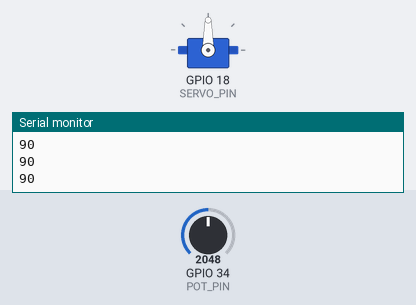
Bench run of a sketch on a simulated ESP32. Parts: servo, the last lines printed to the serial monitor. The test bench sets the inputs (shaded band); at power-on: GPIO 34 (POT_PIN) = 2048.

Above: at 1.2 s.
1.3 s: GPIO 34 (POT_PIN) set to 2866
At 1.9 s:
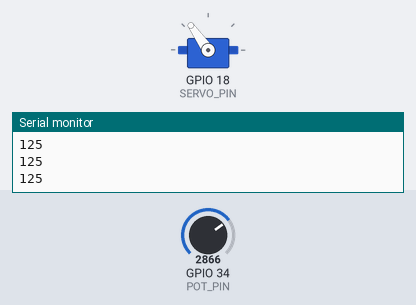
2.8 s: GPIO 34 (POT_PIN) set to 3603
At 3.9 s:
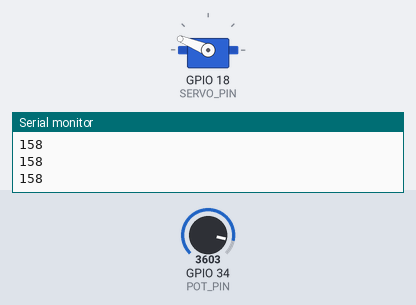
4.3 s: GPIO 34 (POT_PIN) set to 4095
At 5.5 s:
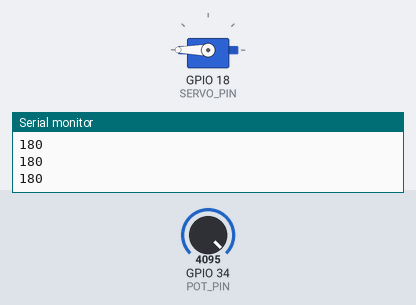
5.8 s: GPIO 34 (POT_PIN) set to 1228
At 6.4 s:
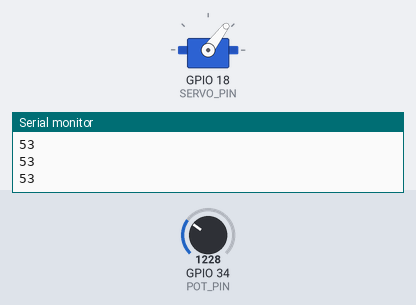
7.3 s: GPIO 34 (POT_PIN) set to 491
At 8.0 s:
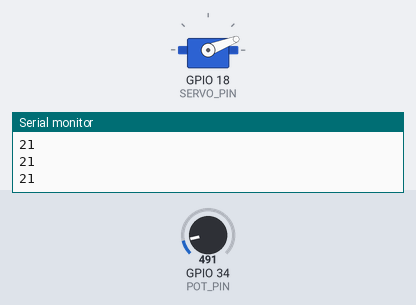
8.8 s: GPIO 34 (POT_PIN) set to 0
At 10.0 s:
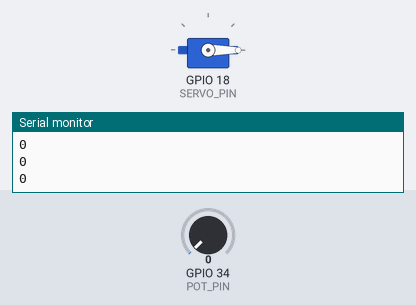
Timing chart, 0 to 11.3 s (numbered marks = the images above; inputs shaded):
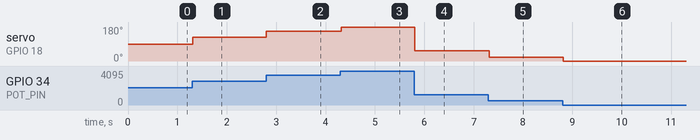

Measured:
- after the input at 1.3 s, servo on GPIO 18 (SERVO_PIN): 90° → 125° at once
- after the input at 2.8 s, servo on GPIO 18 (SERVO_PIN): 125° → 158° at once
- after the input at 4.3 s, servo on GPIO 18 (SERVO_PIN): 158° → 180° at once
- after the input at 5.8 s, servo on GPIO 18 (SERVO_PIN): 180° → 53° at once
- after the input at 7.3 s, servo on GPIO 18 (SERVO_PIN): 53° → 21° at once
- after the input at 8.8 s, servo on GPIO 18 (SERVO_PIN): 21° → 0° at once

The sketch:

Potentiometer_Servo.ino
```cpp
#include <ESP32Servo.h>

const int POT_PIN = 34;
const int SERVO_PIN = 18;

Servo myServo;

void setup() {
  Serial.begin(115200);
  myServo.attach(SERVO_PIN);
}

void loop() {
  int value = analogRead(POT_PIN);
  int angle = map(value, 0, 4095, 0, 180);

  myServo.write(angle);
  Serial.println(angle);

  delay(20);
}
```
